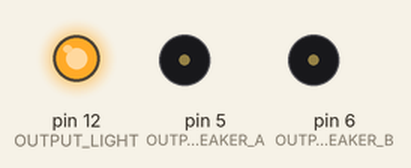
A sketch run on a simulated Arduino Uno, built for the host (arithmetic inside an expression is 32-bit, double 64-bit). Parts: output pins drawn as LEDs (lit = HIGH), buzzer (waves = sounding, pin HIGH).

Above: at 0.1 s.
Timing chart, 0 to 1.6 s (numbered marks = the images above):
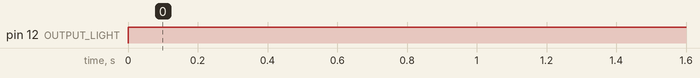

The sketch:

music.ino
```cpp
#include "avr/io.h"
#include <stdint.h>

#include "oscillator.h"

#ifndef cbi
#define cbi(sfr, bit) (_SFR_BYTE(sfr) &= ~_BV(bit))
#endif
#ifndef sbi
#define sbi(sfr, bit) (_SFR_BYTE(sfr) |= _BV(bit))
#endif

#if defined(ARDUINO_AVR_MEGA2560)
#define OUTPUT_SPEAKER_A 9
#define OUTPUT_SPEAKER_B 10
#elif defined(ARDUINO_AVR_UNO)
#define OUTPUT_SPEAKER_A 5
#define OUTPUT_SPEAKER_B 6
#endif

#define OUTPUT_LIGHT 12

void setup() {
  // put your setup code here, to run once:
  noInterrupts();

  sbi(ADCSRA,ADPS2) ;
  cbi(ADCSRA,ADPS1) ;
  cbi(ADCSRA,ADPS0) ;

  pinMode(OUTPUT_SPEAKER_A, OUTPUT);
  pinMode(OUTPUT_SPEAKER_B, OUTPUT);
  pinMode(OUTPUT_LIGHT, OUTPUT);

/*
#if defined(ARDUINO_AVR_MEGA2560)
  TCCR3A = _BV(COM3A1)|_BV(COM3B0)|_BV(COM3B1)|_BV(COM3C1)|_BV(WGM30);
  TCCR3B = _BV(WGM32)|_BV(CS30)|_BV(CS30);
  TIMSK3 = _BV(TOIE3);
  OCR3A = 127;
  OCR3B = 127;
  OCR3C = 127;
#elif defined(ARDUINO_AVR_UNO)
  TCCR1A = _BV(COM1A1)|_BV(COM1B0)|_BV(COM1B1)|_BV(WGM10);
  TCCR1B = _BV(WGM12)|_BV(CS10)|_BV(CS10);
  TIMSK1 = _BV(TOIE1);
  OCR1A = 127;
  OCR1B = 127;
#endif

  TCCR2A = 0;// _BV(WGM20) | _BV(WGM21);
  TCCR2B = _BV(CS20);//|_BV(WGM22);
  TIMSK2 = _BV(TOIE2);*/


  TIMSK0 = 0;
  TIMSK2 = 0;

#if defined(ARDUINO_AVR_MEGA2560)
  TCCR2A = _BV(COM2A1)|_BV(COM2B0)|_BV(COM2B1)|_BV(WGM20)|_BV(WGM21);
  TCCR2B = _BV(CS20)|_BV(CS20);
  OCR2A = 127;
  OCR2B = 127;
#elif defined(ARDUINO_AVR_UNO)
  TCCR0A = _BV(COM0A1)|_BV(COM0B0)|_BV(COM0B1)|_BV(WGM00)|_BV(WGM01);
  TCCR0B = _BV(CS00)|_BV(CS00);
  OCR0A = 127;
  OCR0B = 127;
#endif

  TCCR1A = 0;
  TCCR1B = _BV(WGM12)|_BV(CS10)|_BV(CS10);
  TIMSK1 = _BV(OCIE1A);
  OCR1A = 511;
  TCNT1 = TCNT2;

  Serial.begin(115200);
  interrupts();
}


#define fr(freq) ((int16_t)(65536.*(freq)/31250))
oscillator osc0 = {0, fr(440), 31};
oscillator osc1 = {0, fr(659.25*2), 31};
oscillator osc2 = {0, fr(554.37*2), 31};
oscillator osc3 = {0, 1, 31};


inline void setOutput(unsigned char level) {
#if defined(ARDUINO_AVR_MEGA2560)
  OCR2A = level;
  OCR2B = level;
#elif defined(ARDUINO_AVR_UNO)
  OCR0A = level;
  OCR0B = level;
#endif
}

ISR(TIMER1_COMPA_vect)
{
  noInterrupts();
  static int val;
  setOutput(val);
  /*osc1 += F(440*2);
  osc2 += F(659.25*2);
  osc3 += F(554.37*2);*/
  val = 127;
  /*val += squareWaveMacro(osc0);
  val += squareWaveMacro(osc1);
  val += squareWaveMacro(osc2);*/
  val += squareWave(&osc0);
  val += squareWave(&osc1);
  val += squareWave(&osc2);
  val += squareNoise(&osc3);
  setOutput(val);
  interrupts();

}
int ledState = 0;
void readInput() {
  if (Serial.available() <= 0) return;
  int input = Serial.read();
  //Serial.write('i');
  //Serial.write(input);
  if (input == 0x61) {
    digitalWrite(OUTPUT_LIGHT, ledState ^= 1);
    return;
  }
  uint8_t channel = input & 0xF;
  oscillator *osc = NULL;
  switch (channel) {
    case 0:
      osc = &osc0;
      break;
    case 1:
      osc = &osc1;
      break;
    case 2:
      osc = &osc2;
      break;
    case 3:
      osc = &osc3;
      break;
    default:
      return;
      break;
  }
  uint8_t command = (input >> 4) & 0xF;
  uint8_t highByte;
  uint8_t lowByte;
  switch (command) {
    case 0:
      while (Serial.available() <= 0) continue;
      highByte = Serial.read();
      //Serial.write('h');
      //Serial.write(highByte);
      while (Serial.available() <= 0) continue;
      lowByte = Serial.read();
      //Serial.write('l');
      //Serial.write(lowByte);
      osc->stride = (highByte << 8) | lowByte;
      break;
    default:
      return;
      break;
  }
}

void loop() {
  readInput();
  digitalWrite(OUTPUT_LIGHT, osc3.stride);
}
```

Source omitted: oscillator.h (24468 bytes)

Measured:
- by itself, pin 12 (OUTPUT_LIGHT): LOW → HIGH at 0.00 s
